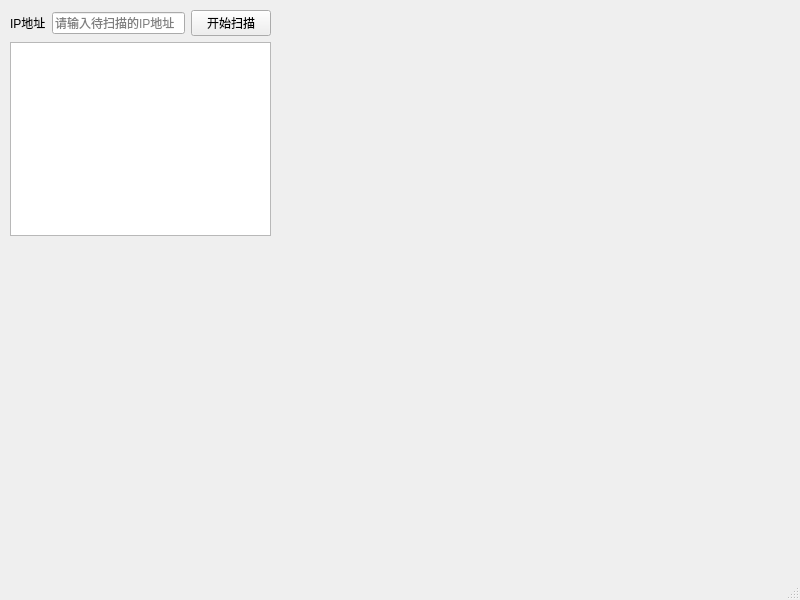
<?xml version="1.0" encoding="UTF-8"?>
<ui version="4.0">
 <class>MainWindow</class>
 <widget class="QMainWindow" name="MainWindow">
  <property name="geometry">
   <rect>
    <x>0</x>
    <y>0</y>
    <width>800</width>
    <height>600</height>
   </rect>
  </property>
  <property name="windowTitle">
   <string>MainWindow</string>
  </property>
  <widget class="QWidget" name="centralwidget">
   <widget class="QWidget" name="">
    <property name="geometry">
     <rect>
      <x>10</x>
      <y>10</y>
      <width>261</width>
      <height>226</height>
     </rect>
    </property>
    <layout class="QVBoxLayout" name="verticalLayout">
     <item>
      <layout class="QHBoxLayout" name="horizontalLayout">
       <item>
        <widget class="QLabel" name="label">
         <property name="text">
          <string>IP地址</string>
         </property>
        </widget>
       </item>
       <item>
        <widget class="QLineEdit" name="lineEdit">
         <property name="placeholderText">
          <string>请输入待扫描的IP地址</string>
         </property>
        </widget>
       </item>
       <item>
        <widget class="QPushButton" name="pushButton">
         <property name="text">
          <string>开始扫描</string>
         </property>
        </widget>
       </item>
      </layout>
     </item>
     <item>
      <widget class="QTextBrowser" name="textBrowser"/>
     </item>
    </layout>
   </widget>
  </widget>
  <widget class="QMenuBar" name="menubar">
   <property name="geometry">
    <rect>
     <x>0</x>
     <y>0</y>
     <width>800</width>
     <height>26</height>
    </rect>
   </property>
  </widget>
  <widget class="QStatusBar" name="statusbar"/>
 </widget>
 <resources/>
 <connections/>
</ui>
